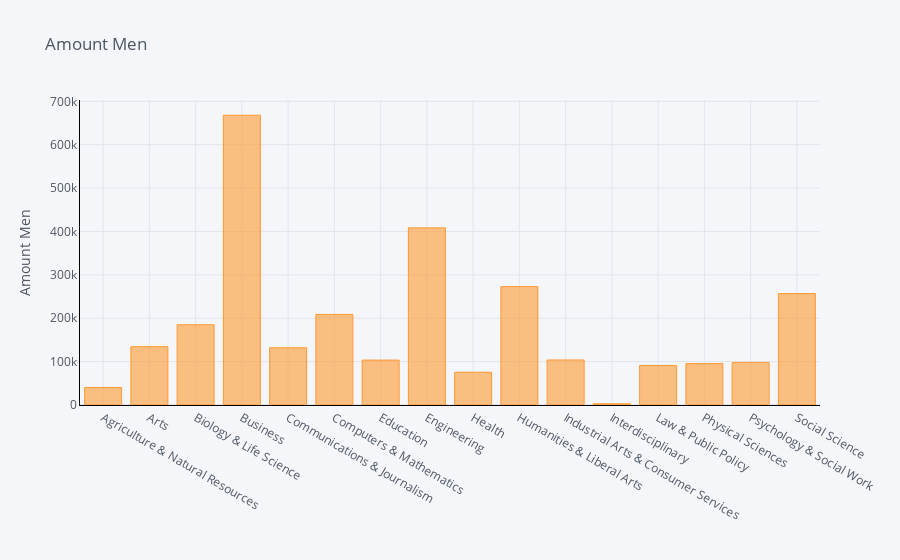

Source (notebook cell):
### Code cell
#Lägg till kolumnen ”ShareMen” som anger andelen män som jobbar på varje Major.
df["ShareMen"] = df["ShareWomen"].apply(share_men)
df["Amount Men"] = df.apply(lambda row: amount_people(row['Total'], row['ShareMen'], row), axis=1)
df["Amount Women"] = df.apply(lambda row: amount_people(row['Total'], row['ShareWomen'], row), axis=1)


df.groupby("Major_category").sum()["Amount Men"].iplot(
    kind="bar",
    yTitle="Amount Men",
    linecolor="black",
    title="Amount Men",
)

### Figure 1 — Plotly figure (JSON) as saved in the notebook; plotly's stock layout.template omitted (floating-point values rounded to 4 significant figures)
{"data": [{"marker": {"color": "rgba(255, 153, 51, 0.6)", "line": {"color": "rgba(255, 153, 51, 1.0)", "width": 1}}, "name": "Amount Men", "orientation": "v", "text": "", "type": "bar", "x": ["Agriculture & Natural Resources", "Arts", "Biology & Life Science", "Business", "Communications & Journalism", "Computers & Mathematics", "Education", "Engineering", "Health", "Humanities & Liberal Arts", "Industrial Arts & Consumer Services", "Interdisciplinary", "Law & Public Policy", "Physical Sciences", "Psychology & Social Work", "Social Science"], "y": [40352, 134383, 184913, 667844, 131918, 208718, 103519, 408288, 75515, 272839, 103779, 2817, 91126, 95384, 98111, 256826]}], "layout": {"legend": {"bgcolor": "#F5F6F9", "font": {"color": "#4D5663"}}, "paper_bgcolor": "#F5F6F9", "plot_bgcolor": "#F5F6F9", "title": {"font": {"color": "#4D5663"}, "text": "Amount Men"}, "xaxis": {"gridcolor": "#E1E5ED", "linecolor": "black", "showgrid": true, "tickfont": {"color": "#4D5663"}, "title": {"font": {"color": "#4D5663"}, "text": ""}, "zerolinecolor": "#E1E5ED"}, "yaxis": {"gridcolor": "#E1E5ED", "linecolor": "black", "showgrid": true, "tickfont": {"color": "#4D5663"}, "title": {"font": {"color": "#4D5663"}, "text": "Amount Men"}, "zerolinecolor": "#E1E5ED"}}}
